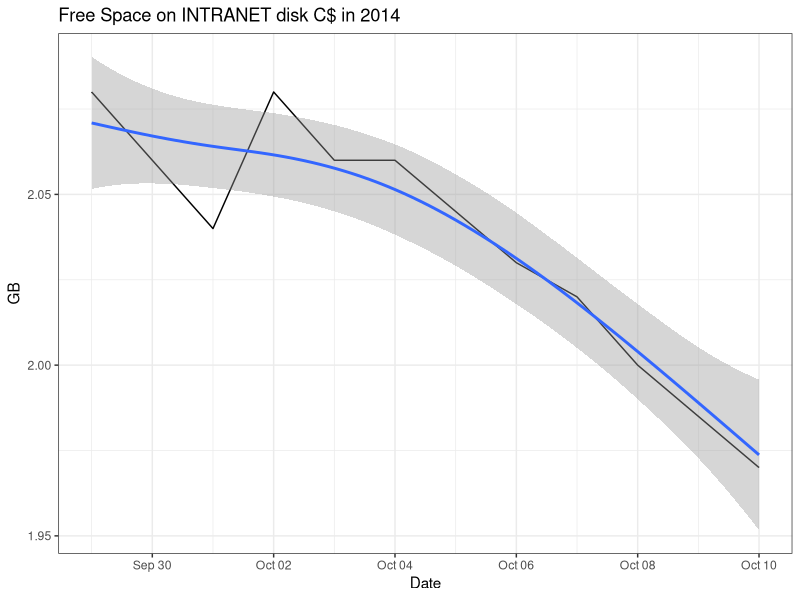

This chart was generated by the following R code:
## ---- chunk 1
datalog <- read.csv("libre_en_disco_log.csv", dec=",",head=TRUE,sep="\t")
head(datalog)
## ---- chunk 2
library(ggplot2)
datalog <- read.csv("libre_en_disco_log.csv", dec=",",head=TRUE,sep="\t")
datalog$FECHA <- as.Date(datalog$FECHA)
midata <- datalog[datalog$DISCO=="C$" & datalog$SERVIDOR=="INTRANET",]
   
p <- ggplot(midata, aes(x=FECHA, y=GB)) +
      theme_bw() +
      #geom_histogram(binwidth = bin, colour="white") +
      geom_line(colour="black", stat="identity") +
      geom_smooth( aes(group=1),method="gam") +
      labs(y ="GB") +
      labs(x ="Date") +
      labs(title = "Free Space on INTRANET disk C$ in 2014") +
      scale_fill_brewer() +
      scale_x_date()
print(p)
